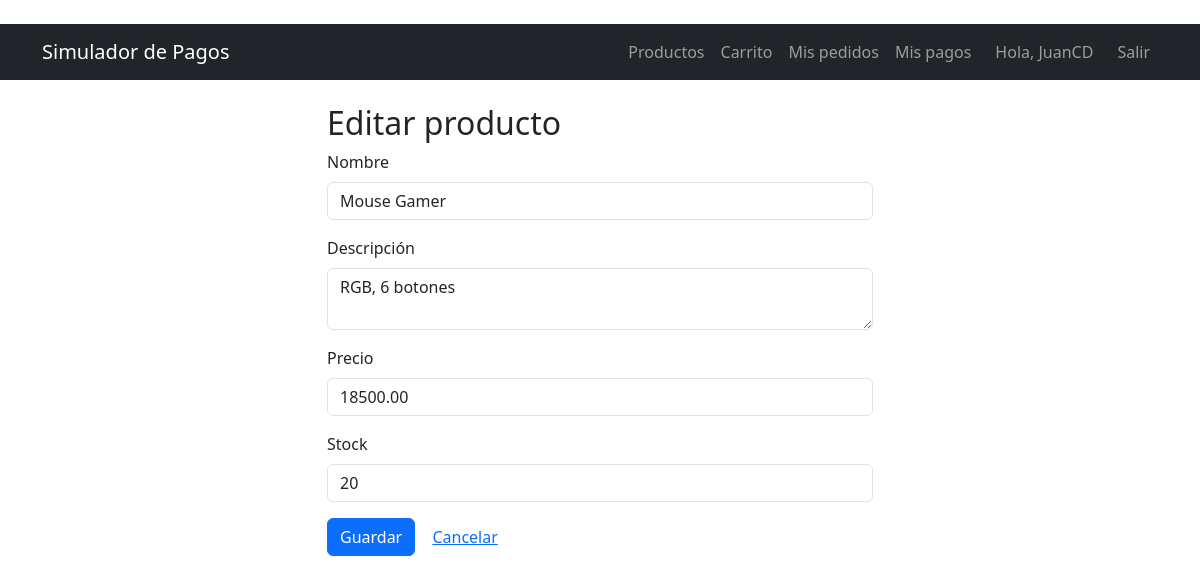
/productos/3/editar (signed in), run on the app's committed database.
### app/models.py (models this page shows, shortened)
class Usuario(UserMixin, db.Model):
    __tablename__ = "usuarios"
    id = db.Column(db.Integer, primary_key=True)
    nombre = db.Column(db.String(80), nullable=False)
    email = db.Column(db.String(120), unique=True, nullable=False, index=True)
    password_hash = db.Column(db.String(256), nullable=False)
    fecha_registro = db.Column(db.DateTime, default=datetime.utcnow)
    pedidos = db.relationship("Pedido", back_populates="usuario", lazy=True)

class Producto(db.Model):
    __tablename__ = "productos"
    id = db.Column(db.Integer, primary_key=True)
    nombre = db.Column(db.String(100), nullable=False)
    descripcion = db.Column(db.Text)
    precio = db.Column(db.Numeric(10, 2), nullable=False)
    stock = db.Column(db.Integer, nullable=False, default=0)
    items = db.relationship("ItemPedido", back_populates="producto", lazy=True)

### app/routes/products.py (the view)
@products_bp.route("/<int:id>/editar", methods=["GET", "POST"])
@login_required
def editar(id):
    producto = db.get_or_404(Producto, id)
    form = ProductoForm(obj=producto)
    if form.validate_on_submit():
        form.populate_obj(producto)
        db.session.commit()
        flash("Producto actualizado.", "success")
        return redirect(url_for("products.listar"))
    return render_template("producto_form.html", form=form, titulo="Editar producto")

### app/forms.py
class ProductoForm(FlaskForm):
    nombre = StringField("Nombre", validators=[DataRequired(), Length(max=100)])
    descripcion = TextAreaField("Descripción", validators=[Optional(), Length(max=500)])
    precio = DecimalField("Precio", places=2,
                          validators=[InputRequired(), NumberRange(min=0.01, message="El precio debe ser mayor a 0")])
    stock = IntegerField("Stock",
                         validators=[InputRequired(), NumberRange(min=0, message="El stock no puede ser negativo")])
    submit = SubmitField("Guardar")

### app/models.py (called while the page is built)
@login_manager.user_loader
def cargar_usuario(user_id):
    return db.session.get(Usuario, int(user_id))

### app/templates/producto_form.html (shortened to what this page needs)
{% extends "base.html" %} {% block title %}{{ titulo }}{% endblock %} {% block
content %}
<div class="row justify-content-center">
  <div class="col-md-6">
    <h2>{{ titulo }}</h2>
    <form method="POST" novalidate>
      {{ form.hidden_tag() }} {% for campo in [form.nombre, form.descripcion,
      form.precio, form.stock] %}
      <div class="mb-3">
        {{ campo.label(class="form-label") }} {{ campo(class="form-control" + ("
        is-invalid" if campo.errors else "")) }}
      </div>
      {% endfor %} {{ form.submit(class="btn btn-primary") }}
      <a href="{{ url_for('products.listar') }}" class="btn btn-link"
        >Cancelar</a
      >
    </form>
  </div>
</div>
{% endblock %}

### app/templates/base.html (shortened to what this page needs)
﻿<!DOCTYPE html>
<html lang="es">
<head>
    <link href="https://cdn.jsdelivr.net/npm/bootstrap@5.3.3/dist/css/bootstrap.min.css" rel="stylesheet">
</head>
<body>
<nav class="navbar navbar-expand navbar-dark bg-dark mb-4">
    <div class="container">
        <a class="navbar-brand" href="{{ url_for('index') }}">Simulador de Pagos</a>
        <div class="navbar-nav ms-auto">
            <a class="nav-link" href="{{ url_for('products.listar') }}">Productos</a>
            {% if current_user.is_authenticated %}
                <a class="nav-link" href="{{ url_for('orders.carrito') }}">Carrito</a>
                <a class="nav-link" href="{{ url_for('orders.listar') }}">Mis pedidos</a>
                <a class="nav-link" href="{{ url_for('payments.listar') }}">Mis pagos</a>
                <span class="navbar-text mx-3">Hola, {{ current_user.nombre }}</span>
                <a class="nav-link" href="{{ url_for('auth.logout') }}">Salir</a>
            {% else %}
                <a class="nav-link" href="{{ url_for('auth.login') }}">Ingresar</a>
                <a class="nav-link" href="{{ url_for('auth.registro') }}">Registrarse</a>
            {% endif %}
        </div>
    </div>
</nav>
<div class="container">
    {% block content %}{% endblock %}
</div>
</body>
</html>

### data on the page
Usuario: nombre "JuanCD"
Producto: nombre "Mouse Gamer" "RGB, 6 botones" "18500.00" "20"

### other printed values
{{ titulo }} "Editar producto"
{{ campo.label(class="form-label") }} "Nombre" "Descripción" "Precio" "Stock"
